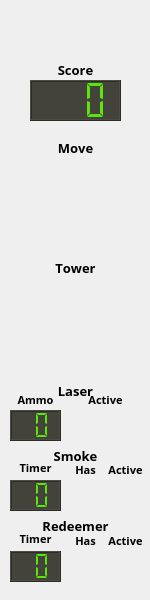
<?xml version="1.0" encoding="UTF-8"?>
<ui version="4.0">
 <class>TankInfoWidget</class>
 <widget class="QWidget" name="TankInfoWidget">
  <property name="geometry">
   <rect>
    <x>0</x>
    <y>0</y>
    <width>150</width>
    <height>600</height>
   </rect>
  </property>
  <property name="sizePolicy">
   <sizepolicy hsizetype="Preferred" vsizetype="Fixed">
    <horstretch>0</horstretch>
    <verstretch>0</verstretch>
   </sizepolicy>
  </property>
  <property name="minimumSize">
   <size>
    <width>150</width>
    <height>600</height>
   </size>
  </property>
  <property name="maximumSize">
   <size>
    <width>150</width>
    <height>600</height>
   </size>
  </property>
  <property name="font">
   <font>
    <family>Sans Serif</family>
    <stylestrategy>PreferAntialias</stylestrategy>
   </font>
  </property>
  <property name="mouseTracking">
   <bool>false</bool>
  </property>
  <property name="focusPolicy">
   <enum>Qt::StrongFocus</enum>
  </property>
  <widget class="QLabel" name="towerDown">
   <property name="geometry">
    <rect>
     <x>60</x>
     <y>342</y>
     <width>31</width>
     <height>31</height>
    </rect>
   </property>
   <property name="text">
    <string/>
   </property>
   <property name="pixmap">
    <pixmap>../images/inactive-green.png</pixmap>
   </property>
  </widget>
  <widget class="QLabel" name="towerUp">
   <property name="geometry">
    <rect>
     <x>60</x>
     <y>278</y>
     <width>31</width>
     <height>31</height>
    </rect>
   </property>
   <property name="text">
    <string/>
   </property>
   <property name="pixmap">
    <pixmap>../images/inactive-green.png</pixmap>
   </property>
  </widget>
  <widget class="QLabel" name="label_2">
   <property name="geometry">
    <rect>
     <x>20</x>
     <y>138</y>
     <width>111</width>
     <height>20</height>
    </rect>
   </property>
   <property name="font">
    <font>
     <pointsize>10</pointsize>
     <weight>75</weight>
     <italic>false</italic>
     <bold>true</bold>
     <kerning>false</kerning>
    </font>
   </property>
   <property name="text">
    <string>Move</string>
   </property>
   <property name="alignment">
    <set>Qt::AlignCenter</set>
   </property>
  </widget>
  <widget class="QLabel" name="moveUp">
   <property name="geometry">
    <rect>
     <x>60</x>
     <y>158</y>
     <width>31</width>
     <height>31</height>
    </rect>
   </property>
   <property name="text">
    <string/>
   </property>
   <property name="pixmap">
    <pixmap>../images/inactive-green.png</pixmap>
   </property>
  </widget>
  <widget class="QLabel" name="moveLeft">
   <property name="geometry">
    <rect>
     <x>28</x>
     <y>190</y>
     <width>31</width>
     <height>31</height>
    </rect>
   </property>
   <property name="text">
    <string/>
   </property>
   <property name="pixmap">
    <pixmap>../images/inactive-green.png</pixmap>
   </property>
  </widget>
  <widget class="QLabel" name="fireButton">
   <property name="geometry">
    <rect>
     <x>60</x>
     <y>310</y>
     <width>31</width>
     <height>31</height>
    </rect>
   </property>
   <property name="text">
    <string/>
   </property>
   <property name="pixmap">
    <pixmap>../images/inactive-blue.png</pixmap>
   </property>
  </widget>
  <widget class="QLabel" name="label">
   <property name="geometry">
    <rect>
     <x>20</x>
     <y>258</y>
     <width>111</width>
     <height>20</height>
    </rect>
   </property>
   <property name="font">
    <font>
     <pointsize>10</pointsize>
     <weight>75</weight>
     <italic>false</italic>
     <bold>true</bold>
     <kerning>false</kerning>
    </font>
   </property>
   <property name="text">
    <string>Tower</string>
   </property>
   <property name="alignment">
    <set>Qt::AlignCenter</set>
   </property>
  </widget>
  <widget class="QLabel" name="towerRight">
   <property name="geometry">
    <rect>
     <x>92</x>
     <y>310</y>
     <width>31</width>
     <height>31</height>
    </rect>
   </property>
   <property name="text">
    <string/>
   </property>
   <property name="pixmap">
    <pixmap>../images/inactive-green.png</pixmap>
   </property>
  </widget>
  <widget class="QLabel" name="moveRight">
   <property name="geometry">
    <rect>
     <x>92</x>
     <y>190</y>
     <width>31</width>
     <height>31</height>
    </rect>
   </property>
   <property name="text">
    <string/>
   </property>
   <property name="pixmap">
    <pixmap>../images/inactive-green.png</pixmap>
   </property>
  </widget>
  <widget class="QLabel" name="towerLeft">
   <property name="geometry">
    <rect>
     <x>28</x>
     <y>310</y>
     <width>31</width>
     <height>31</height>
    </rect>
   </property>
   <property name="text">
    <string/>
   </property>
   <property name="pixmap">
    <pixmap>../images/inactive-green.png</pixmap>
   </property>
  </widget>
  <widget class="QLabel" name="moveDown">
   <property name="geometry">
    <rect>
     <x>60</x>
     <y>222</y>
     <width>31</width>
     <height>31</height>
    </rect>
   </property>
   <property name="text">
    <string/>
   </property>
   <property name="pixmap">
    <pixmap>../images/inactive-green.png</pixmap>
   </property>
  </widget>
  <widget class="QLabel" name="playerName">
   <property name="geometry">
    <rect>
     <x>0</x>
     <y>10</y>
     <width>151</width>
     <height>61</height>
    </rect>
   </property>
   <property name="sizePolicy">
    <sizepolicy hsizetype="Expanding" vsizetype="Expanding">
     <horstretch>0</horstretch>
     <verstretch>0</verstretch>
    </sizepolicy>
   </property>
   <property name="font">
    <font>
     <family>Sans Serif</family>
     <pointsize>12</pointsize>
     <weight>75</weight>
     <bold>true</bold>
    </font>
   </property>
   <property name="text">
    <string>&lt;No Player&gt;</string>
   </property>
   <property name="alignment">
    <set>Qt::AlignCenter</set>
   </property>
  </widget>
  <widget class="QLCDNumber" name="pointsLcdNumber">
   <property name="geometry">
    <rect>
     <x>30</x>
     <y>80</y>
     <width>91</width>
     <height>41</height>
    </rect>
   </property>
   <property name="autoFillBackground">
    <bool>false</bool>
   </property>
   <property name="styleSheet">
    <string notr="true">background-color: rgb(67, 67, 60);
color: rgb(90, 230, 10);</string>
   </property>
   <property name="digitCount">
    <number>3</number>
   </property>
   <property name="segmentStyle">
    <enum>QLCDNumber::Flat</enum>
   </property>
   <property name="intValue" stdset="0">
    <number>0</number>
   </property>
  </widget>
  <widget class="QLCDNumber" name="laserLcdNumber">
   <property name="geometry">
    <rect>
     <x>10</x>
     <y>410</y>
     <width>51</width>
     <height>31</height>
    </rect>
   </property>
   <property name="autoFillBackground">
    <bool>false</bool>
   </property>
   <property name="styleSheet">
    <string notr="true">background-color: rgb(67, 67, 60);
color: rgb(90, 230, 10);</string>
   </property>
   <property name="digitCount">
    <number>2</number>
   </property>
   <property name="segmentStyle">
    <enum>QLCDNumber::Flat</enum>
   </property>
   <property name="intValue" stdset="0">
    <number>0</number>
   </property>
  </widget>
  <widget class="QLabel" name="label_3">
   <property name="geometry">
    <rect>
     <x>10</x>
     <y>390</y>
     <width>51</width>
     <height>20</height>
    </rect>
   </property>
   <property name="font">
    <font>
     <pointsize>8</pointsize>
     <weight>75</weight>
     <italic>false</italic>
     <bold>true</bold>
     <kerning>false</kerning>
    </font>
   </property>
   <property name="text">
    <string>Ammo</string>
   </property>
   <property name="alignment">
    <set>Qt::AlignCenter</set>
   </property>
  </widget>
  <widget class="QLabel" name="laserActive">
   <property name="geometry">
    <rect>
     <x>90</x>
     <y>410</y>
     <width>31</width>
     <height>30</height>
    </rect>
   </property>
   <property name="text">
    <string/>
   </property>
   <property name="pixmap">
    <pixmap>../images/inactive-blue.png</pixmap>
   </property>
  </widget>
  <widget class="QLabel" name="label_4">
   <property name="geometry">
    <rect>
     <x>20</x>
     <y>60</y>
     <width>111</width>
     <height>20</height>
    </rect>
   </property>
   <property name="font">
    <font>
     <pointsize>10</pointsize>
     <weight>75</weight>
     <italic>false</italic>
     <bold>true</bold>
     <kerning>false</kerning>
    </font>
   </property>
   <property name="text">
    <string>Score</string>
   </property>
   <property name="alignment">
    <set>Qt::AlignCenter</set>
   </property>
  </widget>
  <widget class="QLabel" name="label_5">
   <property name="geometry">
    <rect>
     <x>10</x>
     <y>440</y>
     <width>131</width>
     <height>31</height>
    </rect>
   </property>
   <property name="font">
    <font>
     <pointsize>10</pointsize>
     <weight>75</weight>
     <italic>false</italic>
     <bold>true</bold>
     <kerning>false</kerning>
    </font>
   </property>
   <property name="text">
    <string>Smoke</string>
   </property>
   <property name="alignment">
    <set>Qt::AlignCenter</set>
   </property>
  </widget>
  <widget class="QLCDNumber" name="smokeLcd">
   <property name="geometry">
    <rect>
     <x>10</x>
     <y>480</y>
     <width>51</width>
     <height>31</height>
    </rect>
   </property>
   <property name="autoFillBackground">
    <bool>false</bool>
   </property>
   <property name="styleSheet">
    <string notr="true">background-color: rgb(67, 67, 60);
color: rgb(90, 230, 10);</string>
   </property>
   <property name="digitCount">
    <number>2</number>
   </property>
   <property name="segmentStyle">
    <enum>QLCDNumber::Flat</enum>
   </property>
   <property name="intValue" stdset="0">
    <number>0</number>
   </property>
  </widget>
  <widget class="QLabel" name="SmokeActive">
   <property name="geometry">
    <rect>
     <x>110</x>
     <y>480</y>
     <width>31</width>
     <height>30</height>
    </rect>
   </property>
   <property name="text">
    <string/>
   </property>
   <property name="pixmap">
    <pixmap>../images/inactive-blue.png</pixmap>
   </property>
  </widget>
  <widget class="QLCDNumber" name="redeemerTimer">
   <property name="geometry">
    <rect>
     <x>10</x>
     <y>551</y>
     <width>51</width>
     <height>31</height>
    </rect>
   </property>
   <property name="autoFillBackground">
    <bool>false</bool>
   </property>
   <property name="styleSheet">
    <string notr="true">background-color: rgb(67, 67, 60);
color: rgb(90, 230, 10);</string>
   </property>
   <property name="digitCount">
    <number>2</number>
   </property>
   <property name="segmentStyle">
    <enum>QLCDNumber::Flat</enum>
   </property>
   <property name="intValue" stdset="0">
    <number>0</number>
   </property>
  </widget>
  <widget class="QLabel" name="redeemerActive">
   <property name="geometry">
    <rect>
     <x>110</x>
     <y>551</y>
     <width>31</width>
     <height>30</height>
    </rect>
   </property>
   <property name="text">
    <string/>
   </property>
   <property name="pixmap">
    <pixmap>../images/inactive-blue.png</pixmap>
   </property>
  </widget>
  <widget class="QLabel" name="redeemerAvaliable">
   <property name="geometry">
    <rect>
     <x>70</x>
     <y>551</y>
     <width>31</width>
     <height>31</height>
    </rect>
   </property>
   <property name="text">
    <string/>
   </property>
   <property name="pixmap">
    <pixmap>../images/inactive-green.png</pixmap>
   </property>
  </widget>
  <widget class="QLabel" name="smokeAvailiable">
   <property name="geometry">
    <rect>
     <x>70</x>
     <y>480</y>
     <width>31</width>
     <height>31</height>
    </rect>
   </property>
   <property name="text">
    <string/>
   </property>
   <property name="pixmap">
    <pixmap>../images/inactive-green.png</pixmap>
   </property>
  </widget>
  <widget class="QLabel" name="label_7">
   <property name="geometry">
    <rect>
     <x>60</x>
     <y>460</y>
     <width>51</width>
     <height>20</height>
    </rect>
   </property>
   <property name="font">
    <font>
     <pointsize>8</pointsize>
     <weight>75</weight>
     <italic>false</italic>
     <bold>true</bold>
     <kerning>false</kerning>
    </font>
   </property>
   <property name="text">
    <string>Has</string>
   </property>
   <property name="alignment">
    <set>Qt::AlignCenter</set>
   </property>
  </widget>
  <widget class="QLabel" name="label_8">
   <property name="geometry">
    <rect>
     <x>100</x>
     <y>460</y>
     <width>51</width>
     <height>20</height>
    </rect>
   </property>
   <property name="font">
    <font>
     <pointsize>8</pointsize>
     <weight>75</weight>
     <italic>false</italic>
     <bold>true</bold>
     <kerning>false</kerning>
    </font>
   </property>
   <property name="text">
    <string>Active</string>
   </property>
   <property name="alignment">
    <set>Qt::AlignCenter</set>
   </property>
  </widget>
  <widget class="QLabel" name="label_9">
   <property name="geometry">
    <rect>
     <x>60</x>
     <y>531</y>
     <width>51</width>
     <height>20</height>
    </rect>
   </property>
   <property name="font">
    <font>
     <pointsize>8</pointsize>
     <weight>75</weight>
     <italic>false</italic>
     <bold>true</bold>
     <kerning>false</kerning>
    </font>
   </property>
   <property name="text">
    <string>Has</string>
   </property>
   <property name="alignment">
    <set>Qt::AlignCenter</set>
   </property>
  </widget>
  <widget class="QLabel" name="label_10">
   <property name="geometry">
    <rect>
     <x>100</x>
     <y>531</y>
     <width>51</width>
     <height>20</height>
    </rect>
   </property>
   <property name="font">
    <font>
     <pointsize>8</pointsize>
     <weight>75</weight>
     <italic>false</italic>
     <bold>true</bold>
     <kerning>false</kerning>
    </font>
   </property>
   <property name="text">
    <string>Active</string>
   </property>
   <property name="alignment">
    <set>Qt::AlignCenter</set>
   </property>
  </widget>
  <widget class="QLabel" name="label_11">
   <property name="geometry">
    <rect>
     <x>80</x>
     <y>390</y>
     <width>51</width>
     <height>20</height>
    </rect>
   </property>
   <property name="font">
    <font>
     <pointsize>8</pointsize>
     <weight>75</weight>
     <italic>false</italic>
     <bold>true</bold>
     <kerning>false</kerning>
    </font>
   </property>
   <property name="text">
    <string>Active</string>
   </property>
   <property name="alignment">
    <set>Qt::AlignCenter</set>
   </property>
  </widget>
  <widget class="QLabel" name="label_12">
   <property name="geometry">
    <rect>
     <x>-10</x>
     <y>531</y>
     <width>91</width>
     <height>16</height>
    </rect>
   </property>
   <property name="font">
    <font>
     <pointsize>8</pointsize>
     <weight>75</weight>
     <italic>false</italic>
     <bold>true</bold>
     <kerning>false</kerning>
    </font>
   </property>
   <property name="text">
    <string>Timer</string>
   </property>
   <property name="alignment">
    <set>Qt::AlignCenter</set>
   </property>
  </widget>
  <widget class="QLabel" name="label_13">
   <property name="geometry">
    <rect>
     <x>-10</x>
     <y>460</y>
     <width>91</width>
     <height>16</height>
    </rect>
   </property>
   <property name="font">
    <font>
     <pointsize>8</pointsize>
     <weight>75</weight>
     <italic>false</italic>
     <bold>true</bold>
     <kerning>false</kerning>
    </font>
   </property>
   <property name="text">
    <string>Timer</string>
   </property>
   <property name="alignment">
    <set>Qt::AlignCenter</set>
   </property>
  </widget>
  <widget class="QLabel" name="label_14">
   <property name="geometry">
    <rect>
     <x>10</x>
     <y>380</y>
     <width>131</width>
     <height>21</height>
    </rect>
   </property>
   <property name="font">
    <font>
     <pointsize>10</pointsize>
     <weight>75</weight>
     <italic>false</italic>
     <bold>true</bold>
     <kerning>false</kerning>
    </font>
   </property>
   <property name="text">
    <string>Laser</string>
   </property>
   <property name="alignment">
    <set>Qt::AlignCenter</set>
   </property>
  </widget>
  <widget class="QLabel" name="label_15">
   <property name="geometry">
    <rect>
     <x>10</x>
     <y>510</y>
     <width>131</width>
     <height>31</height>
    </rect>
   </property>
   <property name="font">
    <font>
     <pointsize>10</pointsize>
     <weight>75</weight>
     <italic>false</italic>
     <bold>true</bold>
     <kerning>false</kerning>
    </font>
   </property>
   <property name="text">
    <string>Redeemer</string>
   </property>
   <property name="alignment">
    <set>Qt::AlignCenter</set>
   </property>
  </widget>
 </widget>
 <resources/>
 <connections/>
</ui>
